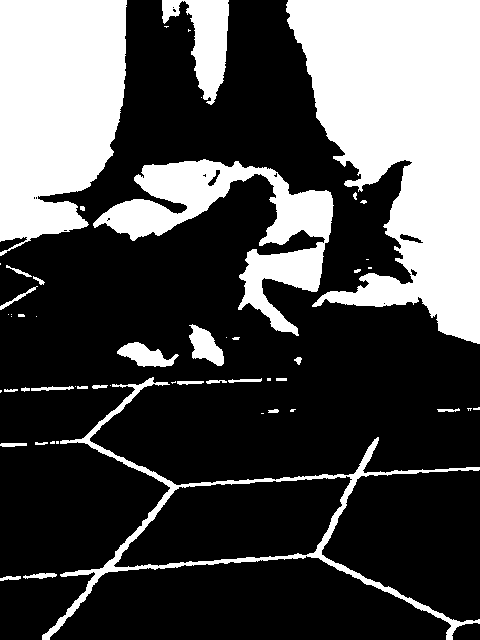
#> input picture imageBlack.png, 480 x 640 px
$ python black.py
#> lines starting #> are read from the running program, lines starting #| are printed output that depends on the picture; after the words box and inside, x2 and y2 are one past the last pixel; in counts of white or black regions, pixels touching at a corner belong together
import cv2
import numpy as np
from skimage import img_as_ubyte

imgBlk = cv2.imread('imageBlack.png', 0)
#> imgBlk: shape (640, 480); 30.8% white; 54 white regions (24 under 20 px), largest, box (x1, y1, x2, y2) and area: (286, 0, 480, 344) 42808, (0, 0, 127, 256) 25890, (93, 159, 334, 336) 13000
imgBlk = imgBlk/imgBlk.max()

# [11 lines of commented-out code are left out]
x,y = imgBlk.shape
#> x = 640; y = 480
g = np.zeros((x,y), dtype=np.float32)
pepper = 0.1
salt = 0.95
for i in range(x):
    for j in range(y):
        rdn = np.random.random()
        if rdn < pepper:
            g[i][j] = 0
        elif rdn > salt:
            g[i][j] = 1
        else:
            g[i][j] = imgBlk[i][j]
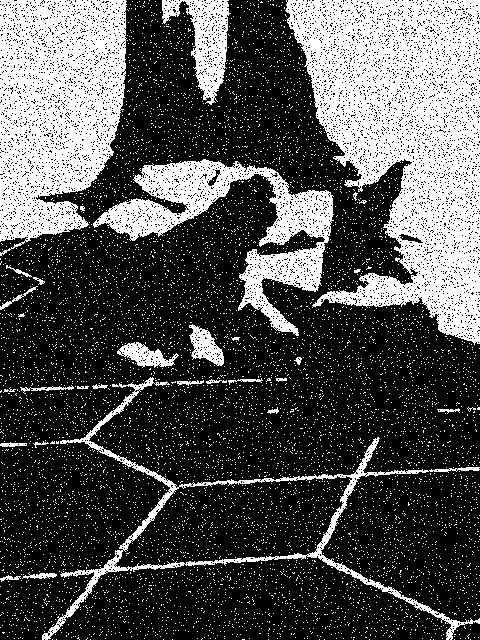
#> g: shape (640, 480) float32; values 0 (black) and 1 (white), 31.1% white; 8227 white regions (8198 under 20 px), largest, box (x1, y1, x2, y2) and area: (285, 0, 480, 345) 38589, (0, 0, 127, 256) 23317, (93, 159, 334, 336) 11759

imgNoise = g


#median filter
imgNoiseMed = np.clip(imgNoise, -1, 1)

#range
imgNoiseMed = img_as_ubyte(imgNoiseMed, 5)

denoiseMed = cv2.medianBlur(imgNoiseMed, 5)
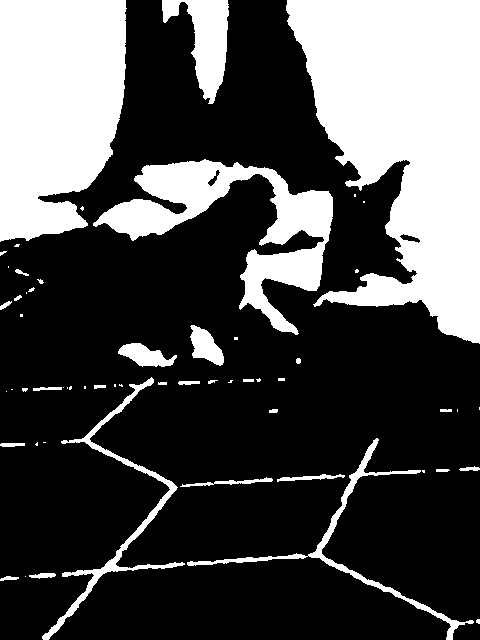
#> denoiseMed: shape (640, 480); 30.3% white; 58 white regions (29 under 20 px), largest, box (x1, y1, x2, y2) and area: (286, 0, 480, 344) 42709, (0, 0, 127, 242) 25764, (93, 159, 333, 335) 12828
rgbImg = cv2.cvtColor(denoiseMed, cv2.COLOR_GRAY2RGB)

cv2.imshow('Black and White', imgBlk)
cv2.imshow('Image + Noise', imgNoise)
cv2.imshow('Median Filtered', denoiseMed)
cv2.imshow('Filtered grayscale', rgbImg)


#break out on a key press
cv2.waitKey(0)

#clean up windows
cv2.destroyAllWindows()
